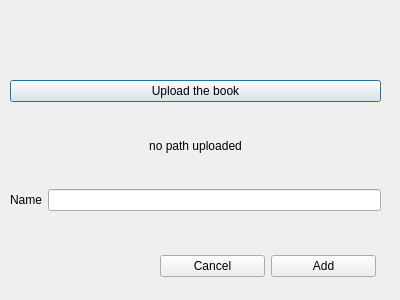
<?xml version="1.0" encoding="UTF-8"?>
<ui version="4.0">
 <class>bookCreation</class>
 <widget class="QDialog" name="bookCreation">
  <property name="geometry">
   <rect>
    <x>0</x>
    <y>0</y>
    <width>400</width>
    <height>300</height>
   </rect>
  </property>
  <property name="windowTitle">
   <string>New book</string>
  </property>
  <widget class="QWidget" name="layoutWidget">
   <property name="geometry">
    <rect>
     <x>10</x>
     <y>80</y>
     <width>371</width>
     <height>131</height>
    </rect>
   </property>
   <layout class="QVBoxLayout" name="verticalLayout_2">
    <item>
     <layout class="QVBoxLayout" name="verticalLayout">
      <item>
       <widget class="QPushButton" name="uploadBtn">
        <property name="text">
         <string>Upload the book</string>
        </property>
       </widget>
      </item>
      <item>
       <widget class="QLabel" name="pathLbl">
        <property name="styleSheet">
         <string notr="true"/>
        </property>
        <property name="text">
         <string>no path uploaded</string>
        </property>
        <property name="alignment">
         <set>Qt::AlignCenter</set>
        </property>
        <property name="wordWrap">
         <bool>true</bool>
        </property>
       </widget>
      </item>
     </layout>
    </item>
    <item>
     <layout class="QHBoxLayout" name="horizontalLayout">
      <item>
       <widget class="QLabel" name="nameLbl">
        <property name="text">
         <string>Name</string>
        </property>
       </widget>
      </item>
      <item>
       <widget class="QLineEdit" name="nameLineEdit"/>
      </item>
     </layout>
    </item>
   </layout>
  </widget>
  <widget class="QWidget" name="layoutWidget">
   <property name="geometry">
    <rect>
     <x>160</x>
     <y>250</y>
     <width>216</width>
     <height>32</height>
    </rect>
   </property>
   <layout class="QHBoxLayout" name="horizontalLayout_2">
    <item>
     <widget class="QPushButton" name="pushButton">
      <property name="text">
       <string>Cancel</string>
      </property>
     </widget>
    </item>
    <item>
     <widget class="QPushButton" name="pushButton_2">
      <property name="text">
       <string>Add</string>
      </property>
     </widget>
    </item>
   </layout>
  </widget>
 </widget>
 <resources/>
 <connections/>
</ui>
